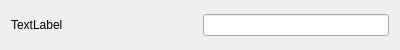
<?xml version="1.0" encoding="UTF-8"?>
<ui version="4.0">
 <class>ConfStringWidget</class>
 <widget class="QWidget" name="ConfStringWidget">
  <property name="geometry">
   <rect>
    <x>0</x>
    <y>0</y>
    <width>400</width>
    <height>50</height>
   </rect>
  </property>
  <property name="windowTitle">
   <string>Form</string>
  </property>
  <layout class="QHBoxLayout" name="horizontalLayout">
   <item>
    <widget class="QLabel" name="conf_tag">
     <property name="text">
      <string>TextLabel</string>
     </property>
    </widget>
   </item>
   <item>
    <widget class="QLineEdit" name="conf_text">
     <property name="sizePolicy">
      <sizepolicy hsizetype="Minimum" vsizetype="Fixed">
       <horstretch>0</horstretch>
       <verstretch>0</verstretch>
      </sizepolicy>
     </property>
    </widget>
   </item>
  </layout>
 </widget>
 <resources/>
 <connections/>
</ui>
